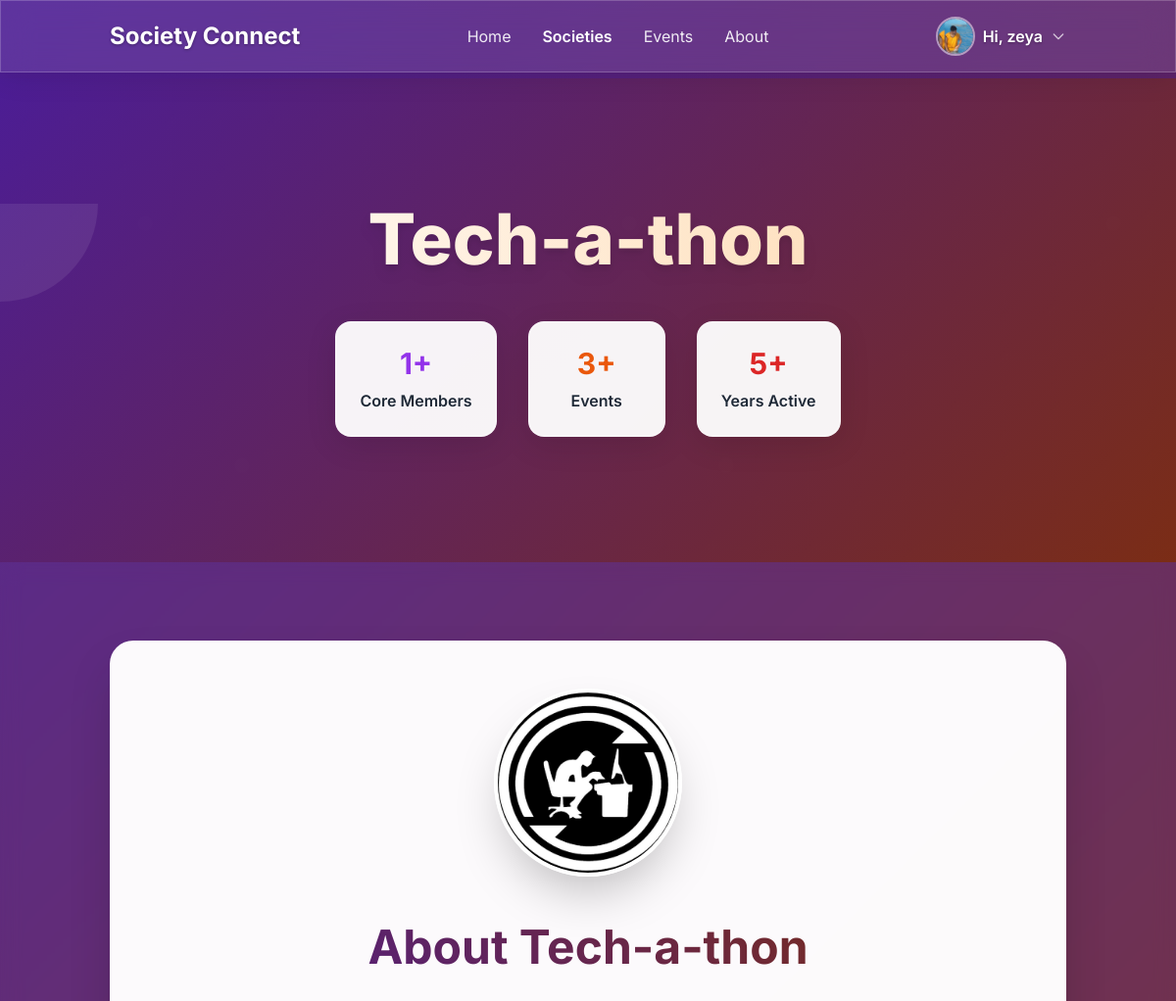
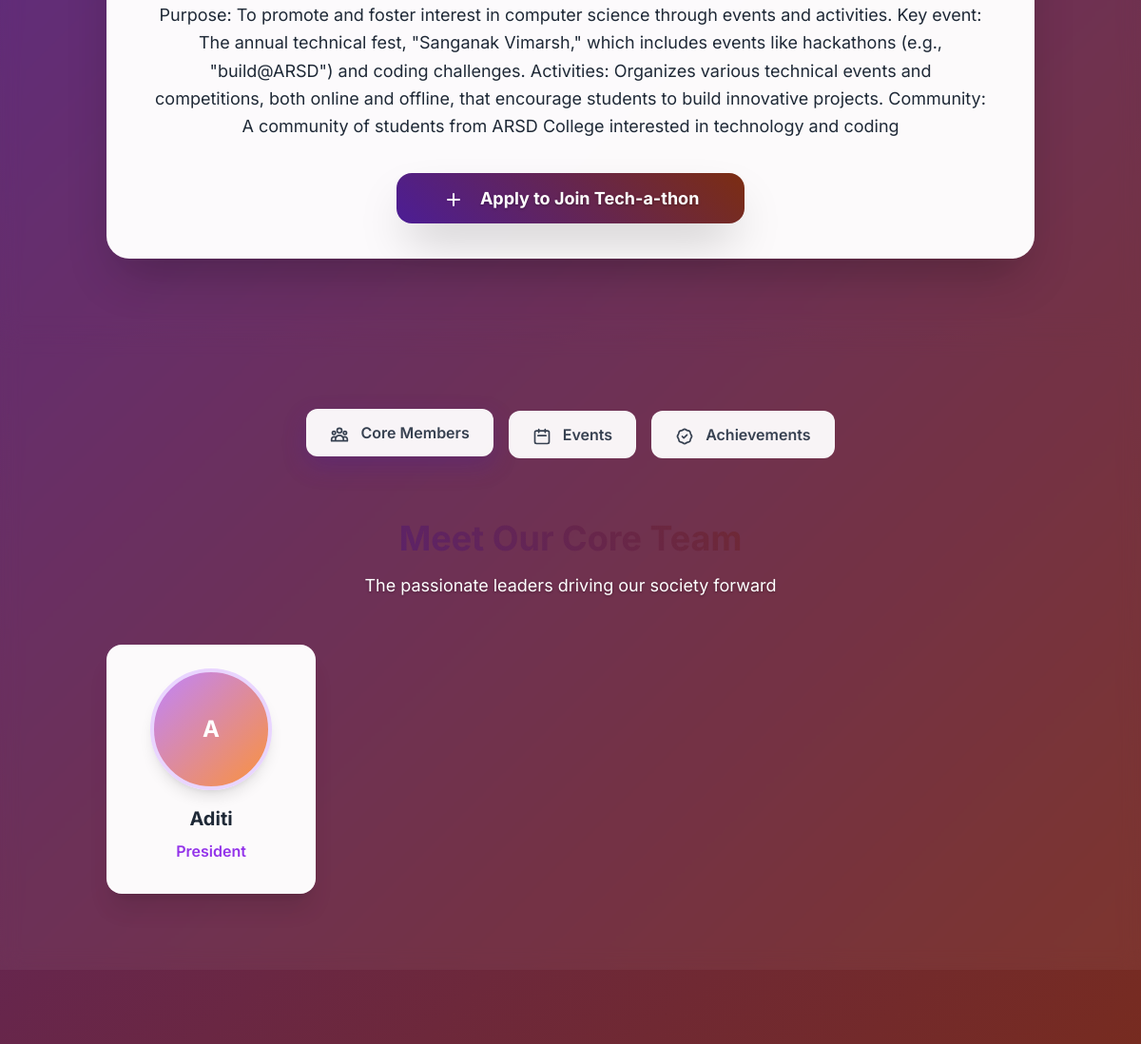
The page /societies/techathon/ (signed in, upper part) on the database as committed earlier (2 pictures, top to bottom).
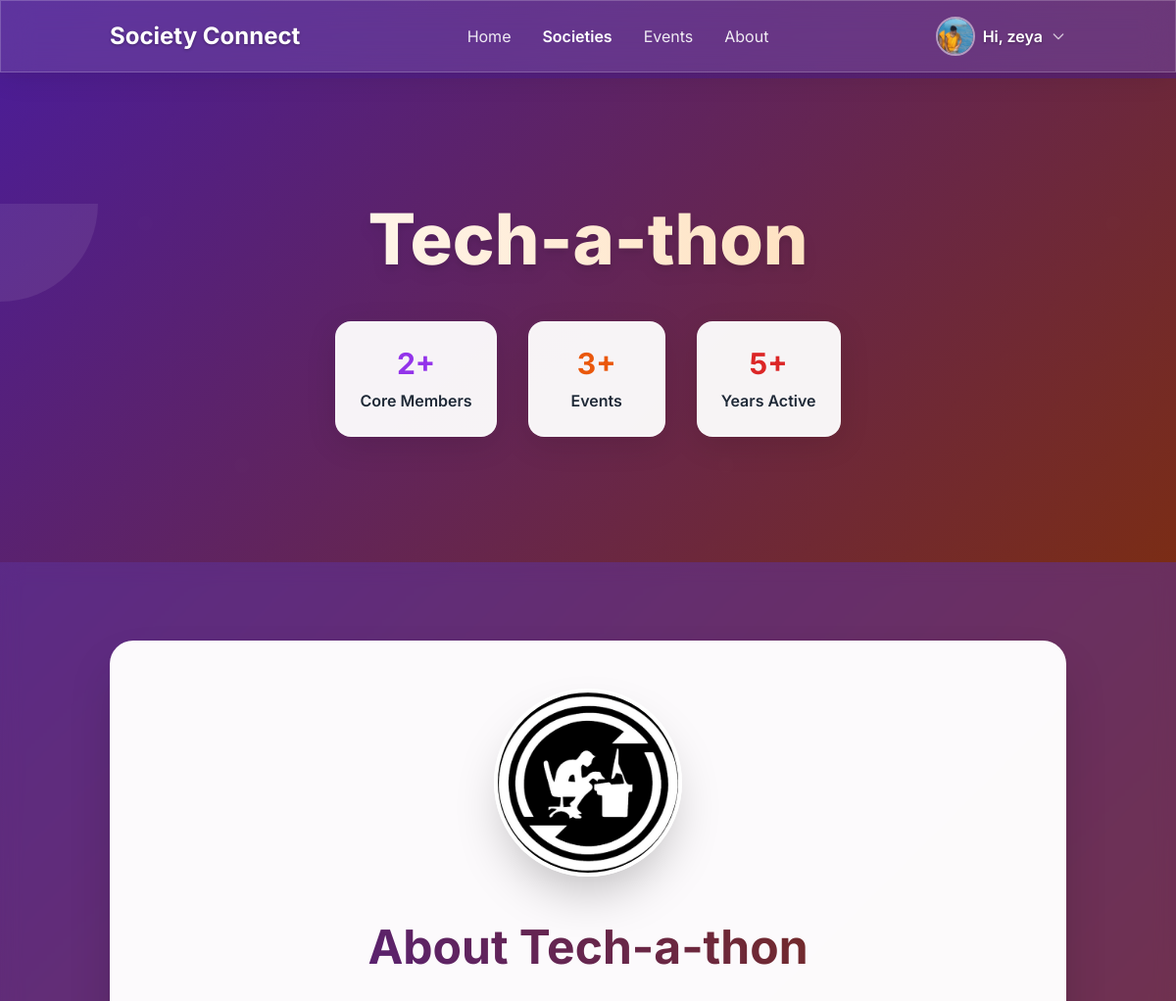
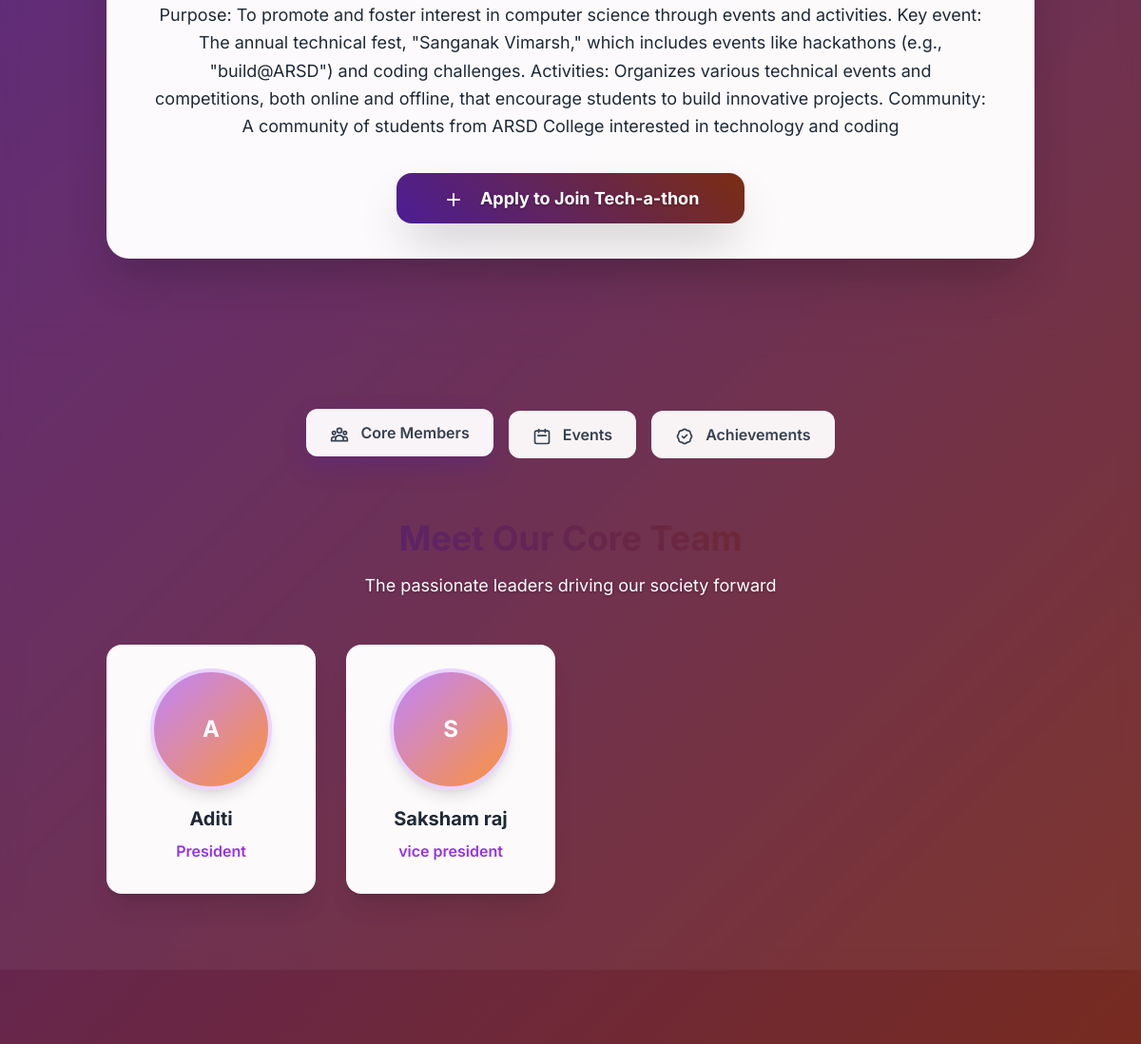
The same page on the database as committed later (2 pictures, top to bottom).
### app1/models.py (models this page shows, shortened)
class Profile(models.Model):
    user = models.OneToOneField(User, on_delete=models.CASCADE, related_name="profile")
    photo = models.ImageField(upload_to="profiles/", blank=True, null=True)
    semester = models.CharField(max_length=20, blank=True, null=True)
    course = models.CharField(max_length=100, blank=True, null=True)
    updated_at = models.DateTimeField(default=timezone.now)

class Society(models.Model):
    name = models.CharField(max_length=200)
    description = models.TextField()
    main_description= models.TextField(blank=True, null=True)
    logo = models.ImageField(upload_to="society_images/", blank=True, null=True)
    main_image=models.ImageField(upload_to="society_images", blank=True, null=True)
    slug = models.SlugField(unique=True, blank=True)

class CoreMembers(models.Model):
    name=models.CharField(max_length=100)
    society=models.ForeignKey(Society, on_delete=models.CASCADE, related_name="core_members")
    role=models.CharField(max_length=50)
    photo=models.ImageField(upload_to="members/", blank=True, null=True)

### app1/views.py (the view)
# urls.py: path("societies/<slug:slug>/", views.society_detail, name="society_detail"),
def society_detail(request, slug):
    society=get_object_or_404(Society, slug=slug)
    return render(request, "app1/society_detail.html", {"society": society})

### app1/templates/app1/society_detail.html (shortened to what this page needs)
<!DOCTYPE html>
{% load static %}
<html lang="en" class="scroll-smooth">
<head>
    <script src="https://cdn.tailwindcss.com"></script>
</head>
<body class="text-gray-800">
    <header class="bg-white/10 backdrop-blur-lg fixed top-0 left-0 right-0 z-50 border-b border-white/20">
        <div class="container mx-auto px-6 py-4">
            <div class="flex items-center justify-between">
                <a href="{% url 'home' %}" class="text-2xl font-bold text-white-enhanced">Society Connect</a>
                <nav class="hidden md:flex items-center space-x-8">
                    <a href="{% url 'home' %}" class="text-white/90 hover:text-white transition text-shadow">Home</a>
                    <a href="{% url 'society_list' %}" class="text-white font-semibold text-shadow">Societies</a>
                    <a href="{% url 'events_list' %}" class="text-white/90 hover:text-white transition text-shadow">Events</a>
                    <a href="{% url 'about' %}" class="text-white/90 hover:text-white transition text-shadow">About</a>
                </nav>
                {% if user.is_authenticated %}
                <div class="relative hidden md:block">
                    <button id="profile-menu-button" class="flex items-center space-x-2 focus:outline-none">
                        {% if user.profile.photo %}
                            <img class="w-10 h-10 rounded-full object-cover border-2 border-white/50" src="{{ user.profile.photo.url }}" alt="Your Photo">
                        {% endif %}
                        <span class="font-semibold text-white-enhanced">Hi, {{ user.username }}</span>
                        <svg class="w-4 h-4 text-white/70" fill="none" stroke="currentColor" viewBox="0 0 24 24"><path stroke-linecap="round" stroke-linejoin="round" stroke-width="2" d="M19 9l-7 7-7-7"></path></svg>
                    </button>
                </div>
                {% else %}
                <a href="{% url 'login' %}"
                    class="hidden md:inline-block bg-white text-purple-600 font-semibold px-6 py-2 rounded-full hover:bg-gray-100 transition shadow-lg">
                    Login / Register
                </a>
                {% endif %}
            </div>
        </div>
    </header>
    <main class="pt-20">
        <section class="hero-bg text-white py-20 md:py-32 relative overflow-hidden">
            <div class="container mx-auto px-6 text-center relative z-10">
                <div class="fade-in-up">
                    <h1 class="text-5xl md:text-7xl font-extrabold leading-tight mb-6 bg-gradient-to-r from-white to-orange-200 bg-clip-text text-transparent drop-shadow-lg">
                    </h1>
                    <div class="flex flex-wrap justify-center gap-8 mt-12">
                        <div class="stat-card rounded-2xl p-6 text-center min-w-[140px] fade-in-up stagger-1">
                            <div class="text-3xl font-bold text-purple-600 mb-2">{{ society.core_members.count }}+</div>
                            <div class="text-enhanced font-semibold">Core Members</div>
                        </div>
                        <div class="stat-card rounded-2xl p-6 text-center min-w-[140px] fade-in-up stagger-2">
                            <div class="text-3xl font-bold text-orange-600 mb-2">{{ society.events.count }}+</div>
                            <div class="text-enhanced font-semibold">Events</div>
                        </div>
                        <div class="stat-card rounded-2xl p-6 text-center min-w-[140px] fade-in-up stagger-3">
                            <div class="text-3xl font-bold text-red-600 mb-2">5+</div>
                            <div class="text-enhanced font-semibold">Years Active</div>
                        </div>
                    </div>
                </div>
            </div>
        </section>
        <section class="py-20 relative section-bg">
            <div class="container mx-auto px-6">
                <div class="max-w-6xl mx-auto">
                    <div class="glass-card rounded-3xl p-12 shadow-2xl border border-white/20 text-center fade-in-up">
                        {% if society.logo %}
                        <div class="mb-12">
                            <img src="{{ society.logo.url }}" alt="{{ society.name }} Logo"
                                class="rounded-full shadow-2xl w-32 h-32 md:w-48 md:h-48 mx-auto logo-glow object-cover border-4 border-white">
                        </div>
                        {% endif %}
                        <h2 class="text-4xl md:text-5xl font-bold mb-8 gradient-text">About {{ society.name }}</h2>
                        <p class="text-enhanced text-lg leading-relaxed mb-12 max-w-4xl mx-auto">{{ society.main_description }}</p>
                        <a href="{% url 'apply' society.slug%}"
                        class="btn-gradient text-white-enhanced px-12 py-4 rounded-2xl font-bold text-lg
                                hover:scale-105 transition-all duration-300 shadow-2xl fade-in-up stagger-1">
                            <svg class="w-6 h-6 inline mr-3" fill="none" stroke="currentColor" viewBox="0 0 24 24">
                                <path stroke-linecap="round" stroke-linejoin="round" stroke-width="2"
                                    d="M12 6v6m0 0v6m0-6h6m-6 0H6"></path>
                            </svg>
                            Apply to Join {{ society.name }}
                        </a>
                    </div>
                </div>
            </div>
        </section>
        <section class="py-20 relative section-bg">
            <div class="container mx-auto px-6">
                <div class="max-w-6xl mx-auto">
                    <nav class="flex flex-wrap justify-center gap-4 mb-16">
                        <button class="tab-btn tab-active" data-tab="members">
                            Core Members
                        </button>
                        <button class="tab-btn" data-tab="events">
                            <svg class="w-5 h-5 inline mr-2" fill="none" stroke="currentColor" viewBox="0 0 24 24">
                                <path stroke-linecap="round" stroke-linejoin="round" stroke-width="2" d="M8 7V3m8 4V3m-9 8h10M5 21h14a2 2 0 002-2V7a2 2 0 00-2-2H5a2 2 0 00-2 2v12a2 2 0 002 2z"></path>
                            </svg>
                            Events
                        </button>
                        <button class="tab-btn" data-tab="achievements">
                            Achievements
                        </button>
                    </nav>
                    <div id="members" class="tab-content">
                        <div class="text-center mb-12">
                            <h3 class="text-4xl font-bold mb-4 gradient-text">Meet Our Core Team</h3>
                            <p class="text-white-enhanced text-lg">The passionate leaders driving our society forward</p>
                        </div>
                        <div class="grid grid-cols-1 sm:grid-cols-2 md:grid-cols-3 lg:grid-cols-4 gap-8">
                            {% for member in society.core_members.all %}
                            <div class="glass-card rounded-2xl p-6 text-center member-card card-hover shadow-xl fade-in-up" style="animation-delay: 0.{{ forloop.counter0|add:1 }}s">
                                {% if member.photo %}
                                    <img class="w-24 h-24 md:w-32 md:h-32 rounded-full mx-auto mb-4 shadow-lg object-cover border-4 border-purple-200"
                                         src="{{ member.photo.url }}" alt="{{ member.name }}">
                                {% else %}
                                    <div class="w-24 h-24 md:w-32 md:h-32 rounded-full mx-auto mb-4 shadow-lg bg-gradient-to-br from-purple-400 to-orange-400 flex items-center justify-center border-4 border-purple-200">
                                        <span class="text-white font-bold text-2xl">{{ member.name|first }}</span>
                                    </div>
                                {% endif %}
                                <h4 class="text-xl font-bold text-enhanced mb-2">{{ member.name }}</h4>
                                <p class="text-purple-600 font-semibold mb-2">{{ member.role }}</p>
                            </div>
                            {% endfor %}
                        </div>
                    </div>
                </div>
            </div>
        </section>
    </main>
</body>
</html>

### app1/templates/app1/society_detail.html (style rules this page uses)
body { font-family: 'Inter', sans-serif; background: linear-gradient(135deg, #4c1d95 0%, #7c2d12 100%); min-height: 100vh; }
.card-hover { transition: all 0.4s cubic-bezier(0.175, 0.885, 0.32, 1.275); transform: translateZ(0); }
.glass-card { backdrop-filter: blur(20px); background: rgba(255, 255, 255, 0.98); border: 1px solid rgba(255, 255, 255, 0.3); box-shadow: 0 8px 32px rgba(0, 0, 0, 0.1); }
.tab-active { background: linear-gradient(45deg, #4c1d95, #7c2d12); color: white; transform: translateY(-2px); box-shadow: 0 10px 25px rgba(76, 29, 149, 0.3); }
.tab-btn { transition: all 0.3s ease; border-radius: 12px; padding: 12px 24px; font-weight: 600; background: rgba(255, 255, 255, 0.95); backdrop-filter: blur(10px); color: #374151; border: 1px solid rgba(255, 255, 255, 0.2); }
.logo-glow { box-shadow: 0 0 50px rgba(76, 29, 149, 0.3); animation: glow 3s ease-in-out infinite alternate; }
.gradient-text { background: linear-gradient(45deg, #4c1d95, #7c2d12, #dc2626); -webkit-background-clip: text; -webkit-text-fill-color: transparent; background-clip: text; background-size: 200% 200%; animation: gradient-shift 3s ease-in-out infinite alternate; }
.member-card { position: relative; overflow: hidden; color: #1f2937; }
.member-card::before { content: ''; position: absolute; top: 0; left: 0; right: 0; height: 3px; background: linear-gradient(90deg, #4c1d95, #7c2d12, #dc2626); opacity: 0; transition: opacity 0.3s ease; }
header { backdrop-filter: blur(20px); -webkit-backdrop-filter: blur(20px); box-shadow: 0 4px 30px rgba(0, 0, 0, 0.1); border: 1px solid rgba(255, 255, 255, 0.1); }
.btn-gradient { background: linear-gradient(45deg, #4c1d95, #7c2d12); transition: all 0.3s ease; box-shadow: 0 4px 15px rgba(76, 29, 149, 0.3); }
.fade-in-up { animation: fadeInUp 0.8s ease-out forwards; opacity: 0; }
.stagger-1 { animation-delay: 0.1s; }
.stagger-2 { animation-delay: 0.2s; }
.stagger-3 { animation-delay: 0.3s; }
.text-enhanced { color: #1f2937 !important; text-shadow: 0 1px 2px rgba(255, 255, 255, 0.8); }
.text-white-enhanced { color: #ffffff !important; text-shadow: 0 1px 3px rgba(0, 0, 0, 0.3); }
.section-bg { background: rgba(255, 255, 255, 0.05); backdrop-filter: blur(10px); }
.stat-card { background: rgba(255, 255, 255, 0.95); backdrop-filter: blur(20px); border: 1px solid rgba(255, 255, 255, 0.3); box-shadow: 0 8px 32px rgba(0, 0, 0, 0.1); }

Rows that differ between the two databases and show on the page:
computed for Society "Tech-a-thon": core_members.count "1" → "2"
added CoreMembers: name|first "S", name "Saksham raj", role "vice president"
